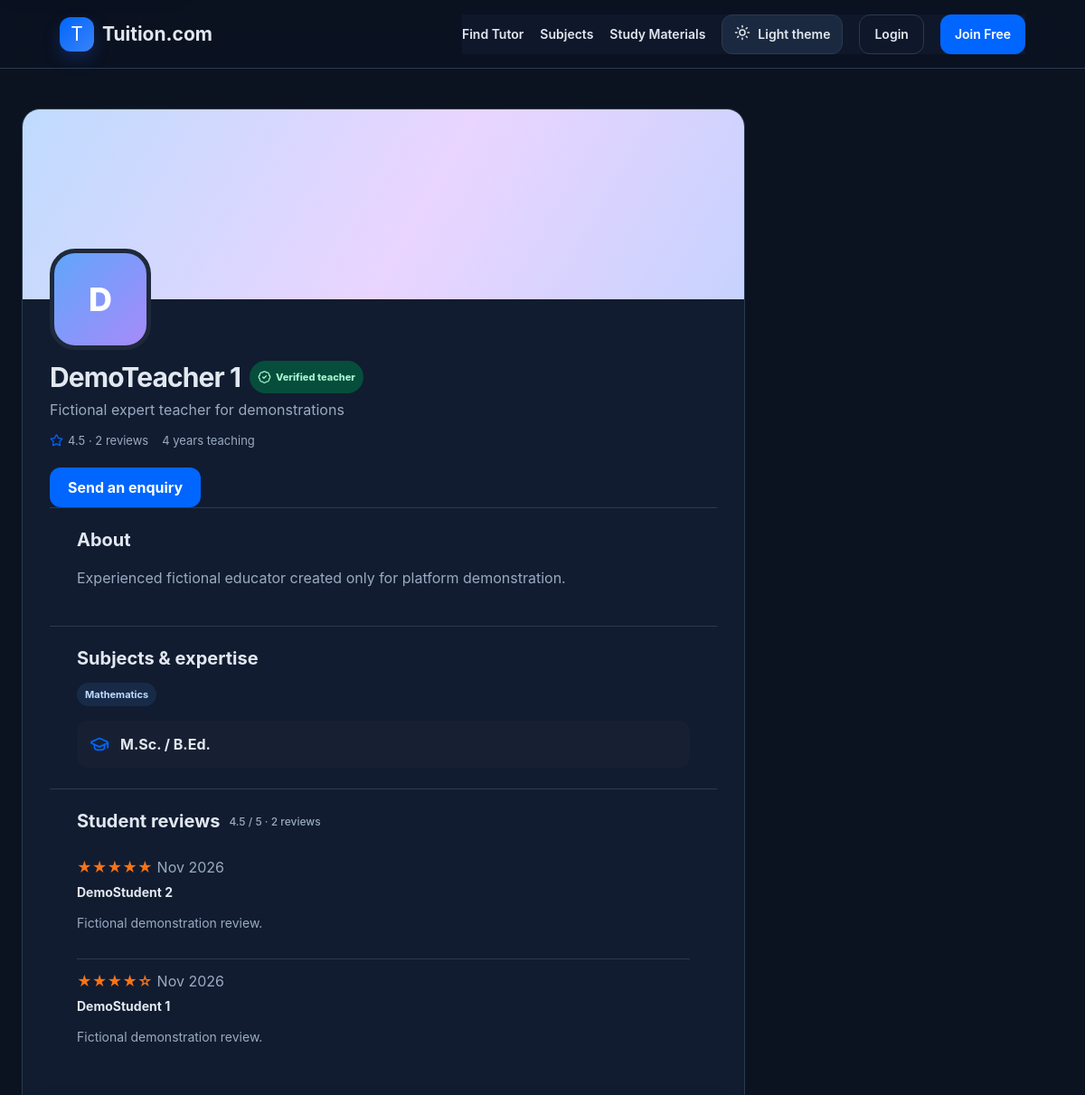
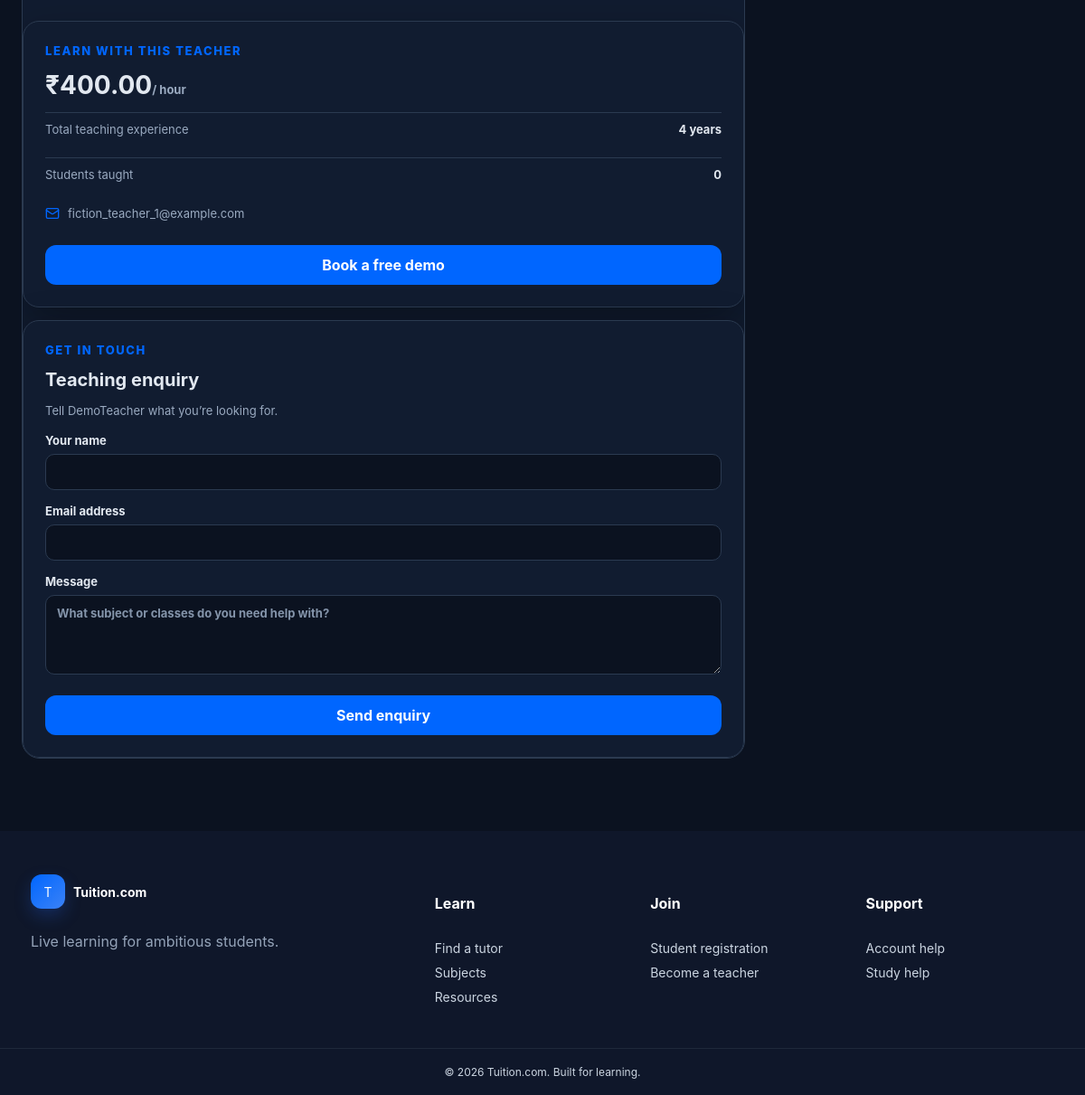
Page /teacher/demoteacher-1/ on the committed database (2 pictures, top to bottom).
### config/edtech/models.py (models this page shows, shortened)
class TeacherProfile(models.Model):
    user = models.OneToOneField(User, on_delete=models.CASCADE, related_name="teacher_profile")
    public_slug = models.SlugField(max_length=180, unique=True, blank=True, null=True)
    headline = models.CharField(max_length=180, blank=True)
    biography = models.TextField(blank=True)
    qualifications = models.CharField(max_length=250, blank=True)
    college = models.CharField(max_length=180, blank=True)
    location = models.CharField(max_length=150, blank=True)
    cover_image = models.ImageField(upload_to="teacher_covers/", blank=True)
    experience_years = models.PositiveIntegerField(default=0)
    subjects = models.ManyToManyField(Subject, related_name="teachers", blank=True)
    grades = models.ManyToManyField(Grade, blank=True)
    boards = models.ManyToManyField(EducationBoard, blank=True)
    languages = models.CharField(max_length=150, blank=True)
    hourly_fee = models.DecimalField(max_digits=8, decimal_places=2, default=500)
    online = models.BooleanField(default=True)
    offline = models.BooleanField(default=False)
    free_demo = models.BooleanField(default=True)
    introduction_video = models.URLField(blank=True)
    verified = models.BooleanField(default=False)
    available = models.BooleanField(default=True)
    completed_classes = models.PositiveIntegerField(default=0)
    @property
    def rating(self):
        return self.reviews.aggregate(models.Avg("rating"))["rating__avg"] or 0
    @property
    def review_count(self):
        return self.reviews.count()
    @property
    def students_taught(self):
        completed_booking_students = self.bookings.filter(status="completed").values_list("student_id", flat=True)
        enrolled_students = Enrollment.objects.filter(course__teacher=self).values_list("student_id", flat=True)
        return len(set(completed_booking_students) | set(enrolled_students))

class Subject(models.Model):
    CATEGORY_CHOICES = [
        ("School", "School Education"), ("Commerce", "Commerce"),
        ("Technology", "Technology"), ("Competitive", "Competitive Exams"),
    ]
    name = models.CharField(max_length=100)
    slug = models.SlugField(unique=True, blank=True)
    description = models.TextField(blank=True)
    icon = models.CharField(max_length=50, default="book-open")
    category = models.CharField(max_length=20, choices=CATEGORY_CHOICES)
    grades = models.ManyToManyField(Grade, blank=True)
    boards = models.ManyToManyField(EducationBoard, blank=True)
    active = models.BooleanField(default=True)

class Review(models.Model):
    teacher = models.ForeignKey(TeacherProfile, on_delete=models.CASCADE, related_name="reviews")
    student = models.ForeignKey(User, on_delete=models.CASCADE)
    rating = models.PositiveSmallIntegerField(validators=[MinValueValidator(1), MaxValueValidator(5)])
    comment = models.TextField(blank=True)
    created_at = models.DateTimeField(auto_now_add=True)
    class Meta:
        unique_together = ("teacher", "student")

### config/edtech/views.py (the view, shortened to what this page needs)
# urls.py: path("teacher/<slug:slug>/", views.public_teacher_profile, name="public_teacher_profile"),
def public_teacher_profile(request, slug):
    teacher = get_object_or_404(
        TeacherProfile.objects.select_related("user", "user__profile").prefetch_related(
            "subjects", "grades", "boards", "teaching_subjects__subject",
            "professional_experiences", "achievements", "skills", "portfolio_items",
        ),
        public_slug=slug,
    )
    TeacherProfileView.objects.create(teacher=teacher)
    return _render_teacher_detail(request, teacher)

### config/edtech/views.py (called while the page is built)
def _render_teacher_detail(request, teacher):
    is_favorite = request.user.is_authenticated and FavoriteTeacher.objects.filter(student=request.user, teacher=teacher).exists()
    return render(request, "edtech/teacher_detail.html", {
        "teacher": teacher, "is_favorite": is_favorite,
        "reviews": teacher.reviews.select_related("student").order_by("-created_at"),
    })

### config/edtech/templates/edtech/teacher_detail.html (shortened to what this page needs)
{% extends "edtech/base.html" %}
{% block content %}
<section class="public-profile">
  <div class="public-profile-main">
    <div class="public-cover" {% if teacher.cover_image %}style="background-image:linear-gradient(90deg,rgba(15,23,42,.06),rgba(15,23,42,.02)),url('{{ teacher.cover_image.url }}')"{% endif %}></div>
    <div class="public-intro">
      {% if teacher.user.profile.profile_picture %}<img class="public-avatar" src="{{ teacher.user.profile.profile_picture.url }}" alt="{{ teacher.user.get_full_name }}">{% else %}<div class="public-avatar avatar-fallback" aria-hidden="true">{{ teacher.user.first_name|slice:":1"|default:"T" }}</div>{% endif %}
      <div class="public-intro-copy"><div class="public-name"><h1>{{ teacher.user.get_full_name|default:teacher.user.username }}</h1>{% if teacher.verified %}<span class="verified-badge"><i data-lucide="badge-check" aria-hidden="true"></i> Verified teacher</span>{% endif %}</div>
      <p class="public-headline">{{ teacher.headline|default:"Professional teacher" }}</p>
      <div class="public-meta"><span><i data-lucide="star" aria-hidden="true"></i>{{ teacher.rating|floatformat:1 }} · {{ teacher.review_count }} reviews</span><span>{{ teacher.experience_years }} years teaching</span></div>
      <div class="public-actions"><a class="btn primary" href="#enquiry">Send an enquiry</a></div>
    </div>
    <section class="public-section"><h2>About</h2><p>{{ teacher.biography|default:"This teacher is preparing their professional profile."|linebreaksbr }}</p></section>
    <section class="public-section"><h2>Subjects & expertise</h2>
      {% for item in teacher.teaching_subjects.all %}<div class="public-detail-row"><div><strong>{{ item.subject.name }}</strong><span>{{ item.get_education_level_display }}{% if item.classes %} · {{ item.classes }}{% endif %}</span></div><div class="chips"><span>{{ item.get_teaching_mode_display }}</span><span>{{ item.experience_years }} years</span></div></div>{% empty %}
      <div class="chips">{% for subject in teacher.subjects.all %}<span>{{ subject.name }}</span>{% empty %}<span>Subjects are being updated</span>{% endfor %}</div>{% endfor %}
      {% if teacher.qualifications or teacher.college %}<div class="qualification-card"><i data-lucide="graduation-cap" aria-hidden="true"></i><div><strong>{{ teacher.qualifications|default:"Education & qualifications" }}</strong>{% if teacher.college %}<span>{{ teacher.college }}</span>{% endif %}</div></div>{% endif %}
    </section>
    <section class="public-section"><h2>Student reviews <span class="section-subtitle">{{ teacher.rating|floatformat:1 }} / 5 · {{ teacher.review_count }} reviews</span></h2>
      {% for review in reviews %}<article class="review-item"><div class="rating" aria-label="{{ review.rating }} out of 5 stars">{% for star in "12345" %}{% if forloop.counter <= review.rating %}★{% else %}☆{% endif %}{% endfor %}<span>{{ review.created_at|date:"M Y" }}</span></div><strong>{{ review.student.get_full_name|default:review.student.username }}</strong>{% if review.comment %}<p>{{ review.comment }}</p>{% endif %}</article>{% empty %}<p class="muted">No student reviews yet.</p>{% endfor %}
    </section>
  </div>
  <aside class="public-sidebar">
    <div class="booking-card"><span class="kicker">Learn with this teacher</span><strong>₹{{ teacher.hourly_fee }}<small>/ hour</small></strong><div class="public-stat"><span>Total teaching experience</span><b>{{ teacher.experience_years }} years</b></div><div class="public-stat"><span>Students taught</span><b>{{ teacher.students_taught }}</b></div>
      {% if teacher.user.email %}<a class="contact-link" href="mailto:{{ teacher.user.email }}"><i data-lucide="mail" aria-hidden="true"></i>{{ teacher.user.email }}</a>{% endif %}
      {% if teacher.subjects.exists %}<a class="btn primary full" href="{% url 'book_demo' teacher.pk %}">Book a free demo</a>{% endif %}
    </div>
    <form class="booking-card enquiry-card" id="enquiry" method="post">{% csrf_token %}<span class="kicker">Get in touch</span><h2>Teaching enquiry</h2><p>Tell {{ teacher.user.first_name|default:"the teacher" }} what you’re looking for.</p>
      <label>Your name<input name="name" value="{{ user.get_full_name|default:'' }}" maxlength="120" required></label><label>Email address<input name="email" type="email" value="{{ user.email|default:'' }}" required></label><label>Message<textarea name="message" rows="4" required placeholder="What subject or classes do you need help with?"></textarea></label><button class="btn primary full" type="submit">Send enquiry</button>
    </form>
  </aside>
</section>
{% endblock %}

### static/edtech/style.css (style rules this page uses)
:root { --primary:#2563EB;--blue:#EFF6FF;--purple:#8B5CF6;--orange:#F97316;--mint:#10B981;--lavender:#F5F3FF;--bg:#F8FAFC;--text:#1E293B;--muted:#64748B;--white:#fff;--border:#E2E8F0;--shadow:0 18px 50px rgba(37,99,235,.10) }
* { box-sizing:border-box }
html { scroll-behavior:smooth }
body { margin:0;font-family:Inter,Poppins,sans-serif;color:var(--text);background:var(--bg) }
a { text-decoration:none;color:inherit }
button,input,select,textarea { font:inherit }
.nav-register,.btn.primary { background:var(--primary);color:#fff!important }
.eyebrow,.kicker { color:var(--primary);font-size:13px;font-weight:800;text-transform:uppercase;letter-spacing:.12em }
.btn { min-height:44px;border:0;border-radius:12px;padding:12px 20px;display:inline-flex;align-items:center;justify-content:center;gap:8px;font-weight:700;cursor:pointer;transition:.2s }
.btn.full { width:100%;margin-top:10px }
.rating { display:flex;align-items:center;gap:5px;color:var(--orange);font-weight:700 }
.rating span { color:var(--muted);font-weight:400 }
.chips { display:flex;gap:7px;flex-wrap:wrap }
.chips span { padding:6px 9px;border-radius:999px;background:var(--blue);color:var(--primary);font-size:11px;font-weight:700 }
.booking-card { height:max-content;padding:24px;border:1px solid var(--border);border-radius:18px;background:#fff;box-shadow:var(--shadow) }
.booking-card>strong { font-size:28px }
.booking-card>strong small { font-size:13px;color:var(--muted) }
body.dark { --bg:#0F172A;--text:#E2E8F0;--muted:#94A3B8;--border:#334155;--white:#1E293B }
.dark .navbar,.dark .subject-card,.dark .teacher-profile-card,.dark .course-card,.dark .auth-card,.dark .filter-panel,.dark .tutor-row,.dark .profile-main,.dark .booking-card,.dark .course-detail>div,.dark .sidebar,.dark .widget,.dark .panel,.dark .material-card,.dark .stats-strip,.dark .hero-card { background:#1E293B }

### rows in the picture
TeacherProfile: user.first_name "D", user.get_full_name "DemoTeacher 1", headline "Fictional expert teacher for demonstrations", rating "4.5", review_count "2", experience_years "4", biography "Experienced fictional educator created only for platform demonstration.", qualifications "M.Sc. / B.Ed.", hourly_fee "400.00", students_taught "0", user.email "fiction_teacher_1@example.com", user.first_name "DemoTeacher"
Subject: name "Mathematics"
Review: rating 5 (drawn), created_at "Nov 2026", student.get_full_name "DemoStudent 2", comment "Fictional demonstration review."
Review: rating 4 (drawn), created_at "Nov 2026", student.get_full_name "DemoStudent 1", comment "Fictional demonstration review."
